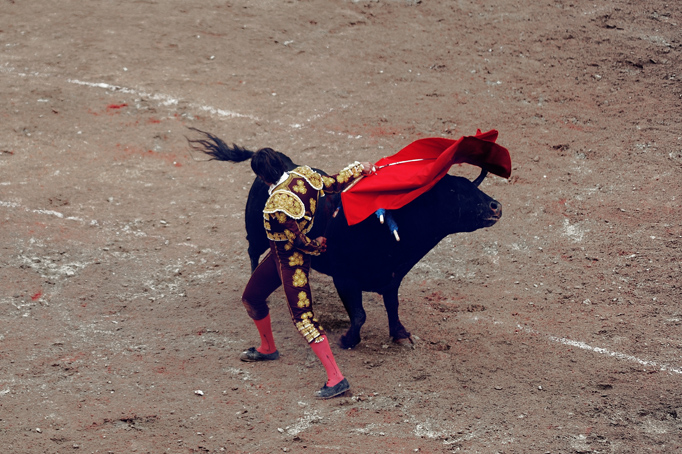
%> input picture img/bull.jpg, 682 x 454 px
$ octave --eval "smooth(rgb2gray(imread('img/bull.jpg')));"   (GNU Octave 9; MATLAB toolbox functions it lacks are replaced by stand-ins)
%> lines starting %> are read from the running program, lines starting %| are printed output that depends on the picture
function  smooth( a )

imshow(a)
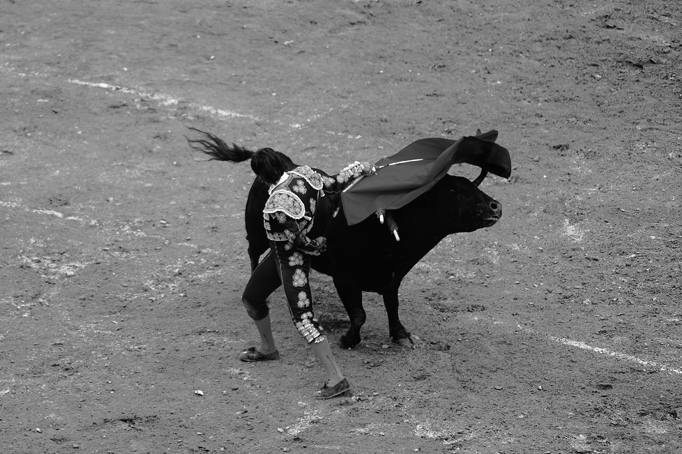
%> displayed picture: size 454x682, on the screen's scale of 0 to 255; min 1, max 255, mean 120.3

a1 = imfilter(a,ones(31));
%> a1: size 454x682 uint8; every value is 255
figure,imshow(a1,[]);

a2 = imfilter(a,ones(63));
figure,imshow(a2,[]);

a3 = imfilter(a,ones(127));
figure,imshow(a3,[]);


b1 = imfilter(a,ones(31),'replicate');
figure,imshow(b1,[]);

b2 = imfilter(a,ones(63),'replicate');
figure,imshow(b2,[]);


c1 = imfilter(a,ones(31),'symmetric');
figure,imshow(c1,[]);

c2 = imfilter(a,ones(63),'symmetric');
figure,imshow(c2,[]);


d1 = imfilter(a,ones(31),'circular');
figure,imshow(d1,[]);

d2 = imfilter(a,ones(63),'circular');
figure,imshow(d2,[]);


w1 = fspecial('disk',31);
e1 = imfilter(a,w1,'replicate');
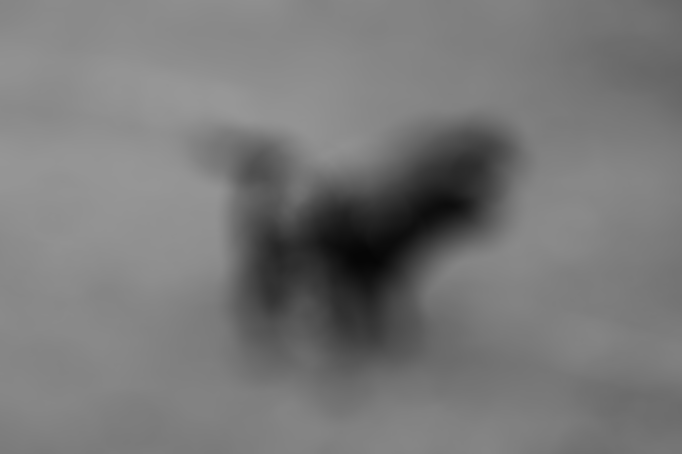
%> e1: size 454x682 uint8; min 6, max 152, mean 120.2
figure,imshow(e1,[]);

w2 = fspecial('unsharp');
e2 = imfilter(a,w2,'replicate');
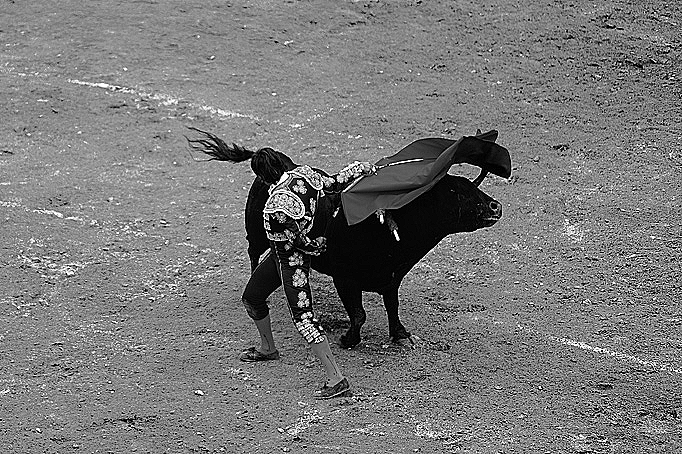
%> e2: size 454x682 uint8; min 0, max 255, mean 121
figure,imshow(e2,[]);

w3 = [-1 -1 -1; -1 8 -1; -1 -1 -1];
e3 = imfilter(a,w3,'replicate');
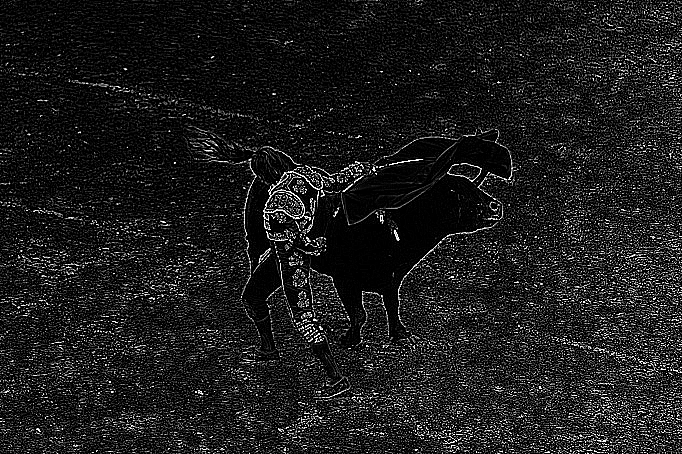
%> e3: size 454x682 uint8; min 0, max 255, mean 28.7
e3 = a + e3;
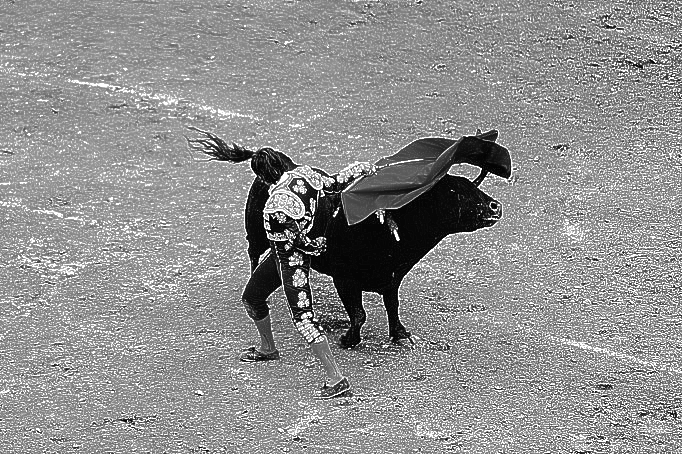
%> e3: size 454x682 uint8; min 1, max 255, mean 143.7
figure,imshow(e3,[]);


g1 = medfilt2(a,[31 31]);
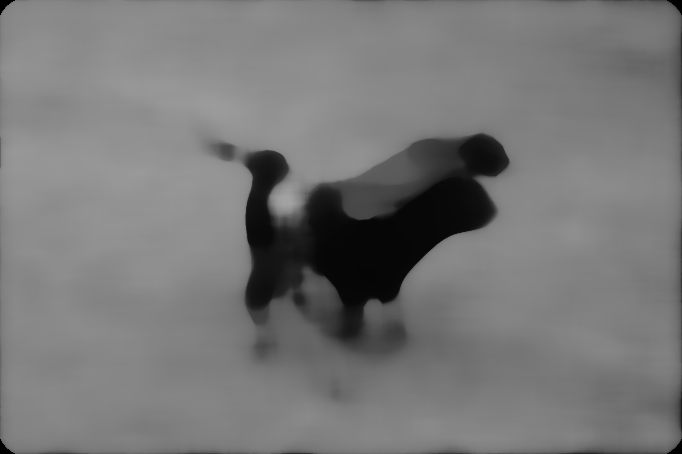
%> g1: size 454x682 uint8; min 0, max 164, mean 119.6
figure,imshow(g1);

g2 = medfilt2(a,[63 63]);
figure,imshow(g2);

g3 = medfilt2(a,[31 31],'indexed');
figure,imshow(g3);

g4 = medfilt2(a,[63 63],'indexed');
figure,imshow(g4);

g5 = medfilt2(a,[31 31],'symmetric');
figure,imshow(g5);

g6 = medfilt2(a,[63 63],'symmetric');
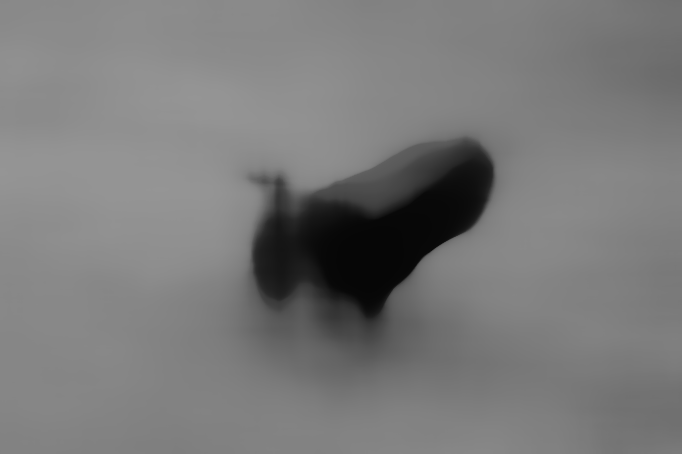
%> g6: size 454x682 uint8; min 6, max 149, mean 121.6
figure,imshow(g6);

end
